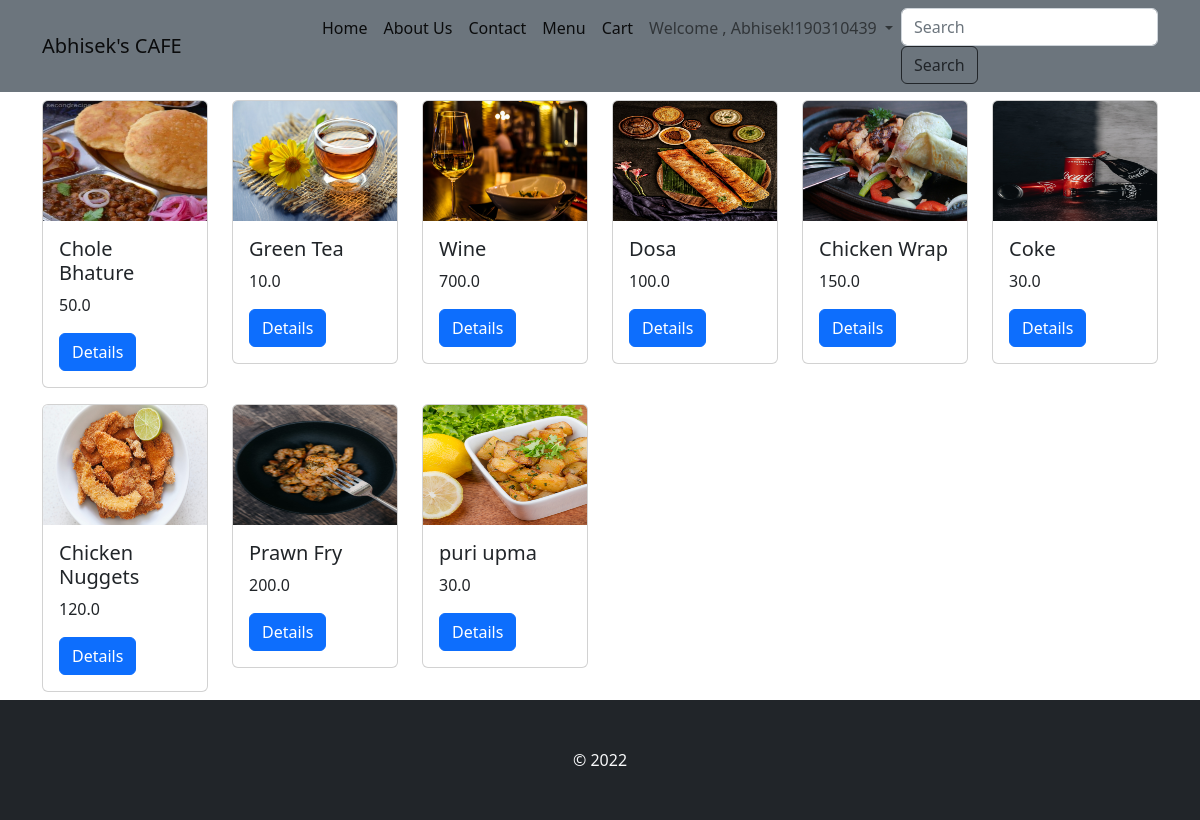
/food/menu/ (signed in), run on the app's committed database.
### food/models.py (models this page shows)
class Food (models.Model):
    category = models.ForeignKey(User , on_delete=models.DO_NOTHING)
    name = models.CharField(max_length=100)
    price= models.FloatField()
    description= models.TextField()
    secondary_description = models.TextField()
    is_available = models.BooleanField(default=True)
    photo = models.ImageField(upload_to='food_images/')
    def __str__(self):
        return self.name

### food/views.py (the view)
# urls.py: path('menu/',views.menu , name="menu"),
def menu(request):
    foods= Food.objects.all()
    print(foods.all())
    context ={
        'foods':foods
    }
    return render(request , 'food/menu.html',context)

### templates/food/menu.html (shortened to what this page needs)
{% extends 'base.html' %}
{% block content %}
<div class="container">
    <div class="row">
        {% for food in foods %}
        <div class="col-md-2">
            <div class="card my-2">
                <img src="{{ food.photo.url}}" alt="" class="card-img-top" height="120">
                <div class="card-body">
                    <h5 class="h5">{{food.name}}</h5>
                    <p class="card-text">{{food.price}}</p>
                    <a href="{% url 'details' food.id %}" class="btn btn-primary">Details</a>
                </div>
            </div>
        </div>
        {% endfor%}
    </div>
</div>
{% endblock content%}

### templates/base.html (shortened to what this page needs)
{% load static %}
<!DOCTYPE html>
<html lang="en">
<head>
    <link rel="stylesheet" href="{% static 'bs/bootstrap.min.css' %}">
    <link rel="stylesheet" href="{% static 'css/style.css'%}"
    {% block css %}
    {% endblock css %}
</head>
<body>
    <nav class="navbar navbar-expand-lg bg-secondary">
        <div class="container">
          <a class="navbar-brand" href="#">Abhisek's CAFE</a>
          <div class="collapse navbar-collapse" id="navbarSupportedContent">
            <ul class="navbar-nav ms-auto mb-2 mb-lg-0">
              <li class="nav-item">
                <a class="nav-link active" aria-current="home" href="{% url 'home' %}">Home</a>
              </li>
              <li class="nav-item">
                <a class="nav-link active" aria-current="about_us" href="{% url 'about_us' %}">About Us</a>
              </li>
              <li class="nav-item">
                <a class="nav-link active" aria-current="contact" href="{% url 'contact' %}">Contact</a>
              </li>
              <li class="nav-item">
                <a class="nav-link active" aria-current="menu" href="{% url 'menu' %}">Menu</a>
              </li>
              {% if user.is_authenticated %}
                <li class="nav-item">
                  <a class="nav-link active" aria-current="cart" href="{% url 'cart' %}">Cart</a>
                </li>
                <li class="nav-item dropdown">
                <a class="nav-link dropdown-toggle" href="#" role="button" data-bs-toggle="dropdown" aria-expanded="false">
                  Welcome , Abhisek!{{user.username}}
                </a>
              </li>
                <form class="form-inline">
                  <input class="form-control mr-sm-2" type="search" placeholder="Search" aria-label="Search">
                  <button class="btn btn-outline-dark my-2 my-sm-0 mx-8" type="submit">Search</button>
                </form>
              </div>
              </div>
              {%endif%}
      </nav>
    {% block content%}
    {% endblock content%}
    <footer class="bg-dark text-light p-5 text-center">
        &copy; 2022
    </footer>

### data on the page
Food: photo (picture), name "Chole Bhature", price "50.0"
Food: photo (picture), name "Green Tea", price "10.0"
Food: photo (picture), name "Wine", price "700.0"
Food: photo (picture), name "Dosa", price "100.0"
Food: photo (picture), name "Chicken Wrap", price "150.0"
Food: photo (picture), name "Coke", price "30.0"
Food: photo (picture), name "Chicken Nuggets", price "120.0"
Food: photo (picture), name "Prawn Fry", price "200.0"
Food: photo (picture), name "puri upma", price "30.0"

### other printed values
{{ user.username }} "190310439"
